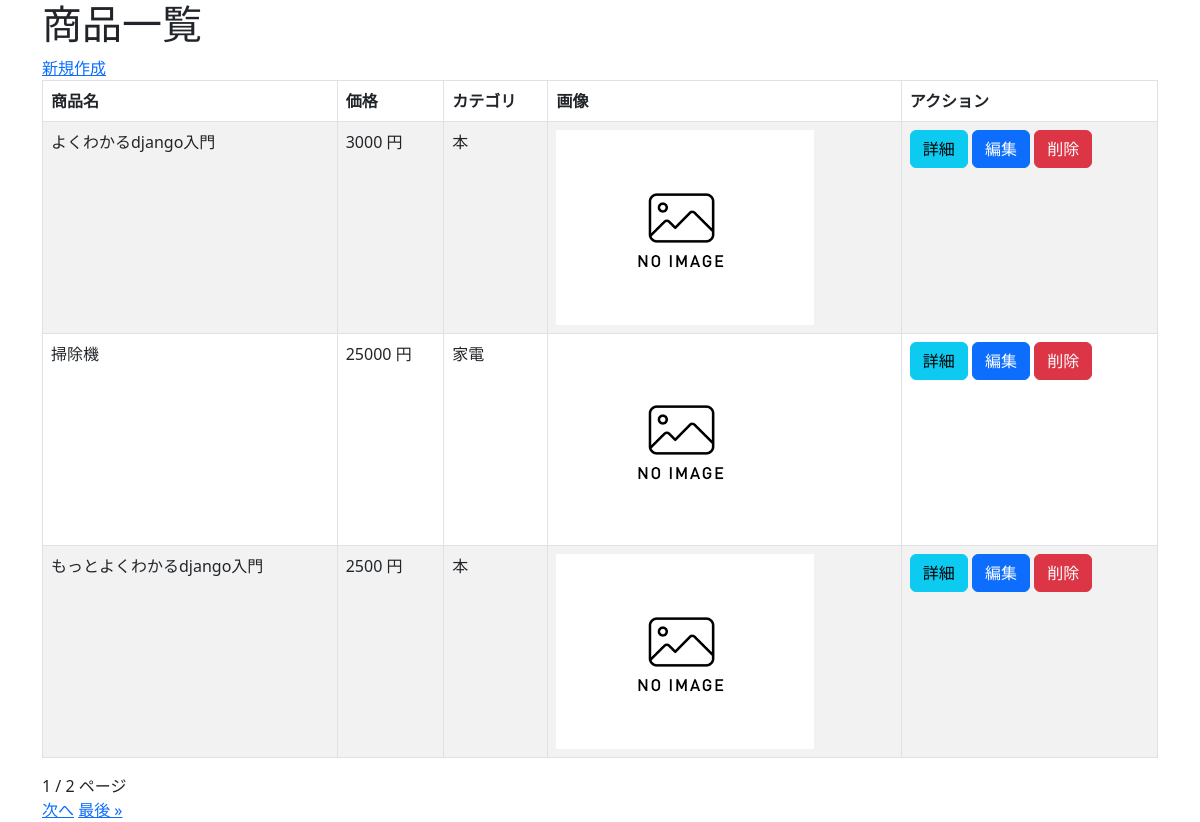
/crud/, run on the app's committed database.
### crud/models.py (models this page shows, shortened)
class Product(models.Model):
    name = models.CharField(max_length=200)
    price = models.PositiveIntegerField()
    category = models.ForeignKey(Category, on_delete=models.CASCADE)
    img = models.ImageField(blank=True, default='noImage.png')
    description = models.TextField("商品の詳細説明", blank=True, null=True)

class Category(models.Model):
    name = models.CharField(max_length=200)
    def __str__(self):
        return self.name

### crud/views.py (the view)
# urls.py: path('crud/', views.ProductListView.as_view(), name="list"),
class ProductListView(ListView):
    model = Product
    paginate_by = 3

### crud/templates/crud/product_list.html (shortened to what this page needs)
{% extends "base.html" %}
{% block content %}
<h1>商品一覧</h1>
<a href="{% url 'new' %}">新規作成</a>
<table class="table table-striped table-hover table-bordered">
   <thead>
       <tr>
           <th>商品名</th>
           <th>価格</th>
           <th>カテゴリ</th>
           <th>画像</th>
           <th>アクション</th>
       </tr>
   </thead>
   {% for product in object_list %}
   <tr>
       <td>{{ product.name }}</td>
       <td>{{ product.price }} 円</td>
       <td>{{ product.category }}</td>
       <td><img src="{{ product.img.url }}" style="width:100px height:auto;"></td>
       <td>
            <button class="btn btn-info" onclick="location.href='{% url 'detail' pk=product.pk %}'">詳細</button>
            <button class="btn btn-primary" onclick="location.href='{% url 'edit' pk=product.pk %}'">編集</button>
            <button class="btn btn-danger" onclick="location.href='{% url 'delete' pk=product.pk %}'">削除</button>
       </td>
   </tr>
   {% endfor %}
</table>
{{ page_obj.number }} / {{ page_obj.paginator.num_pages }} ページ<br>
{% if page_obj.has_next %}
<a href="?page={{ page_obj.next_page_number }}">次へ</a>
<a href="?page={{ page_obj.paginator.num_pages }}">最後 &raquo;</a>
{% endif %}
{% endblock %}

### crud/templates/base.html (shortened to what this page needs)
<!DOCTYPE html>
<html lang="ja">
<head>
    <link href="https://cdn.jsdelivr.net/npm/bootstrap@5.3.0-alpha3/dist/css/bootstrap.min.css" rel="stylesheet">
</head>
<body>
    <div class="container">
        {% block content %}{% endblock %}
    </div>
</body>
</html>

### data on the page
Product: name "よくわかるdjango入門", price "3000", category "本", img (placeholder picture)
Product: name "掃除機", price "25000", category "家電", img (placeholder picture)
Product: name "もっとよくわかるdjango入門", price "2500", category "本", img (placeholder picture)

### other printed values
{{ page_obj.number }} "1"
{{ page_obj.paginator.num_pages }} "2"
